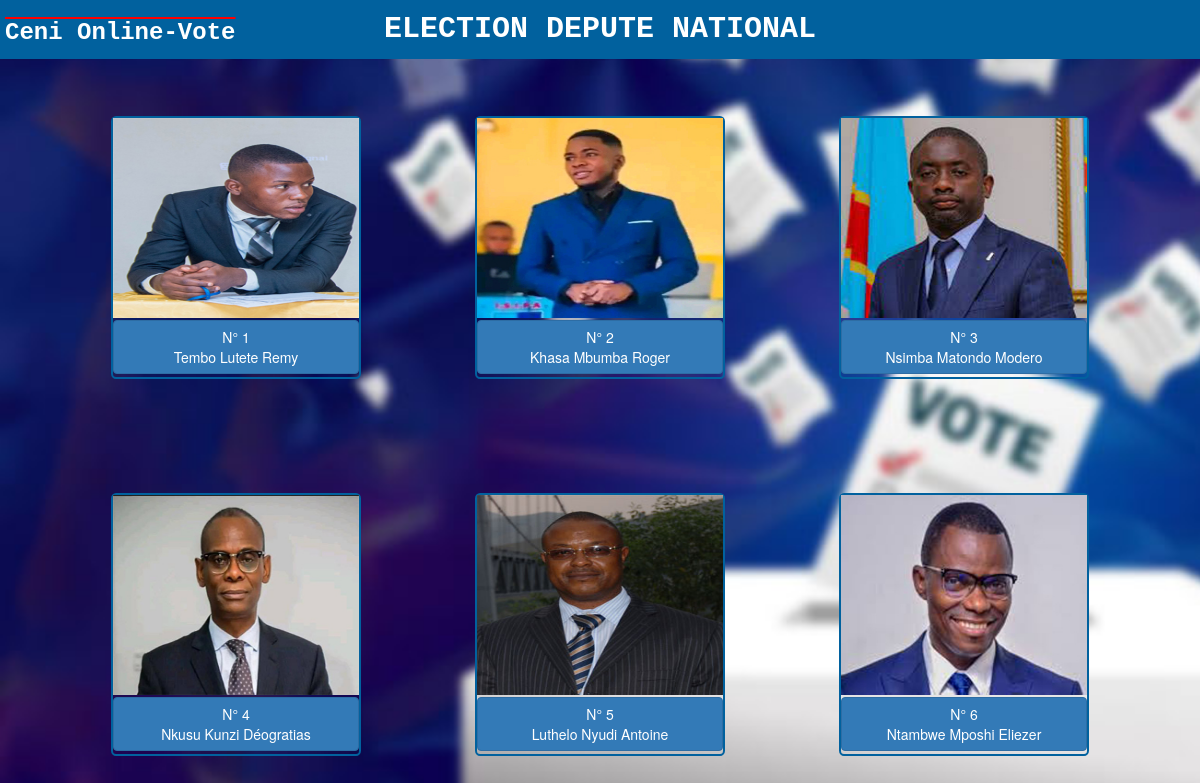
Page /national.php (signed in) on the committed database.
### tables this page shows
CREATE TABLE `depute_national` (
  `id` int(11) NOT NULL,
  `nom` varchar(255) NOT NULL,
  `postnom` varchar(255) NOT NULL,
  `prenom` varchar(255) NOT NULL,
  `sexe` varchar(1) NOT NULL,
  `voies` int(11) NOT NULL,
  `photo` text NOT NULL
);

### national.php (the view, shortened to what this page needs)
<?php
include("bdd_conn.php");
$affichage = $bdd->prepare("SELECT id,nom,prenom,postnom,photo FROM depute_national");
  $affichage->execute(array());
  if (isset($_SESSION['id']) > 0){
?>
<!DOCTYPE html>
<html lang="en">
<head>
    <link rel="stylesheet" href="bootstrap/css/bootstrap.css">
    <link rel="stylesheet" href="style/national.css">
</head>
<body>
<div class="bande">
     <h3>Ceni Online-Vote</h3>
     <center><h1 id="titre">ELECTION DEPUTE NATIONAL</h1></center>
    </div>
            <div class="container">
                <div class="row" >
                    <div class="col-md-12 affichage">
                        <?php while ($resultat=$affichage->fetch()){
                            echo'
                                <div class="photo-nat">
                                    <img src="'.$resultat["photo"].'" width="100%" height="200px"> <br>
                                    <a href="vote2.php?id_nat='.$resultat['id'].'">
                                        <button type:"submit" class="btn btn-primary" style="margin-bottom:1%; margin-top:1%; width:100%;"> N° '.$resultat["id"].'<br>
                                            '.$resultat["nom"].'
                                            '.$resultat["postnom"].'
                                            '.$resultat["prenom"].'
                                        </button>
                                    </a>
                                </div>';
                            }
                            ?>
                    </div>
                </div>
            </div>
</body>
</html>
<?php }
else {
    header("location:deconnexion.php");
}
?>

### style/national.css (style rules this page uses)
body { background-color: white; padding: 0%; margin: 0%; background-image: url("img2/bureau1.jpeg"); background-repeat: no-repeat; background-size: cover; width: 100%; animation-name: arrierplan; animation-iteration-count: infinite; animation-duration: 30s; }
.bande h3 { position: absolute; top: 0px; color: white; text-decoration: overline red; left:5px; font-family:'Courier New', Courier, monospace; font-weight: bolder; }
.photo-nat { width: 250px; border:2px solid #01619E; text-align:center; margin:5%; border-radius: 2%; }
.bande { background-color: #01619E; padding: 1px; position: sticky; top: 0; z-index: 1; }
#titre { color: white; font-family:'Courier New', Courier, monospace; font-size: 30px; animation-name: titre; animation-duration: 3s; margin: 1% 20%; padding: 0%; font-weight: bolder; }

### national.php (style rules this page uses)
.affichage { display:flex; justify-content:center; flex-wrap:wrap; }

### rows in the picture
depute_national: photo (picture), id "1", nom "Tembo", postnom "Lutete", prenom "Remy"
depute_national: photo (picture), id "2", nom "Khasa", postnom "Mbumba", prenom "Roger"
depute_national: photo (picture), id "3", nom "Nsimba", postnom "Matondo", prenom "Modero"
depute_national: photo (picture), id "4", nom "Nkusu", postnom "Kunzi", prenom "Déogratias"
depute_national: photo (picture), id "5", nom "Luthelo", postnom "Nyudi", prenom "Antoine"
depute_national: photo (picture), id "6", nom "Ntambwe", postnom "Mposhi", prenom "Eliezer"
